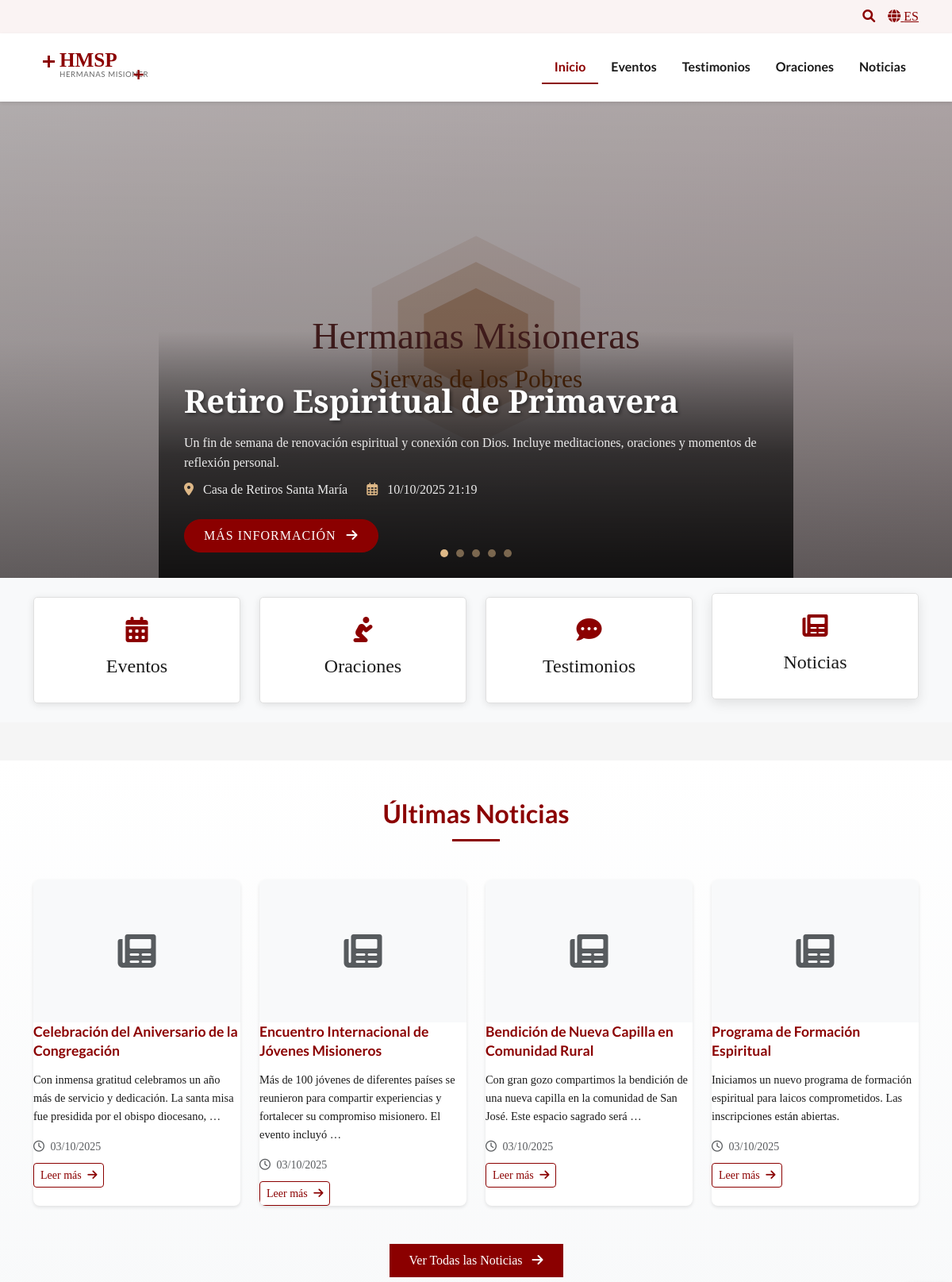
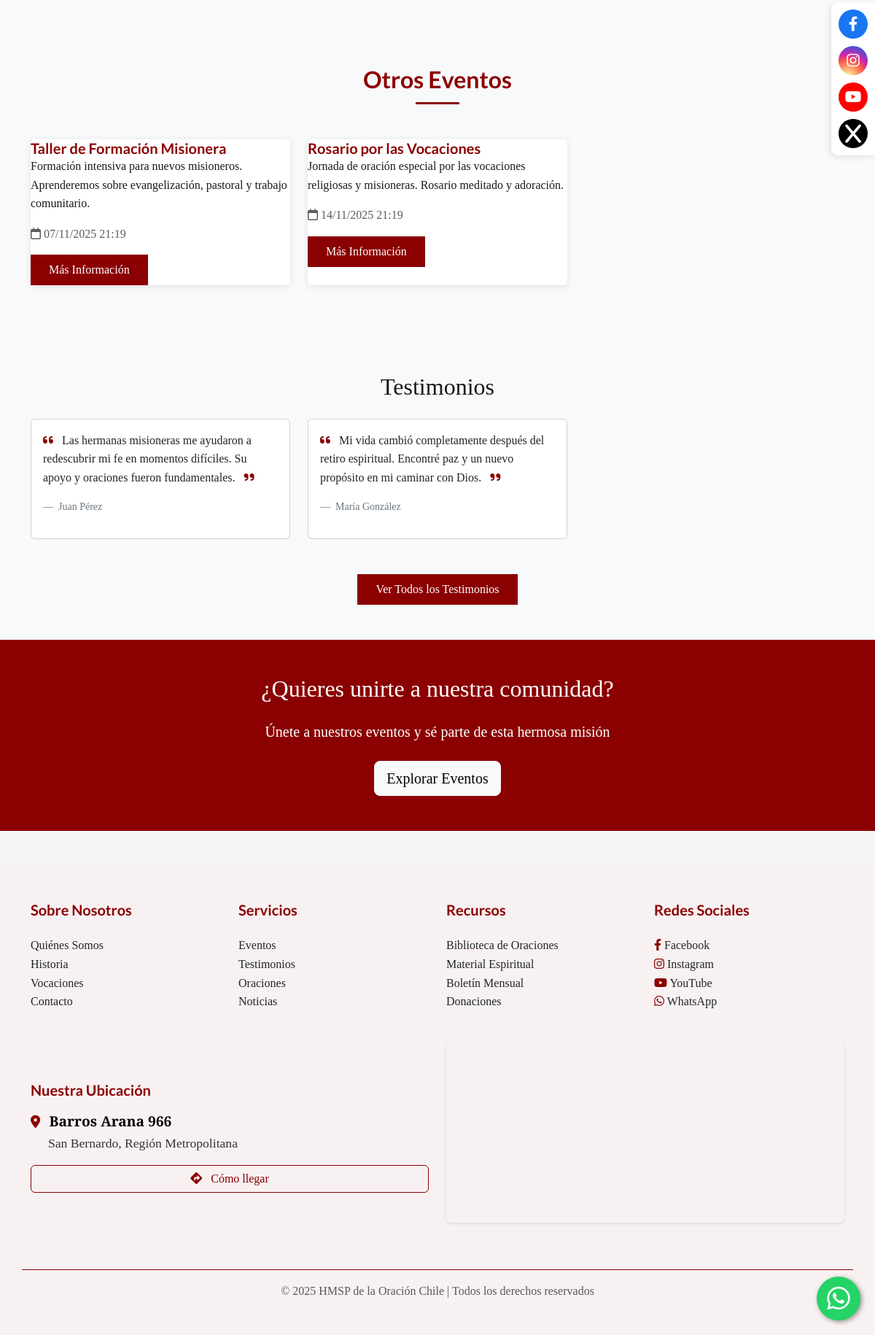
The page / on the database its author committed (2 pictures, top to bottom).
### hmsp/apps/core/models.py (models this page shows, shortened)
class Evento(models.Model):
    TIPO_MULTIMEDIA_CHOICES = [
        ('imagen', 'Imagen'),
        ('video_youtube', 'Video de YouTube'),
        ('video_local', 'Video MP4')
    ]
    titulo = models.CharField(max_length=200)
    slug = models.SlugField(unique=True, blank=True)
    descripcion = models.TextField()
    fecha = models.DateTimeField()
    ubicacion = models.CharField(max_length=200, blank=True)
    tipo_multimedia = models.CharField(max_length=20, choices=TIPO_MULTIMEDIA_CHOICES, default='imagen')
    imagen = models.ImageField(upload_to='eventos/', blank=True, null=True)
    video_youtube_url = models.URLField(blank=True, null=True, help_text='Ingresa la URL del video de YouTube')
    video_local = models.FileField(upload_to='eventos/videos/', blank=True, null=True,
                                help_text='Sube un video en formato MP4',
                                validators=[FileExtensionValidator(allowed_extensions=['mp4'])])
    activo = models.BooleanField(default=True)
    creado = models.DateTimeField(auto_now_add=True)
    modificado = models.DateTimeField(auto_now=True)
    class Meta:
        ordering = ['-fecha']
        verbose_name = 'Evento'
        verbose_name_plural = 'Eventos'

class Noticia(models.Model):
    titulo = models.CharField(max_length=200)
    slug = models.SlugField(unique=True, blank=True)
    contenido = models.TextField()
    imagen = models.ImageField(upload_to='noticias/', blank=True, null=True)
    destacada = models.BooleanField(default=False)
    creado = models.DateTimeField(auto_now_add=True)
    modificado = models.DateTimeField(auto_now=True)
    class Meta:
        ordering = ['-creado']
        verbose_name = 'Noticia'
        verbose_name_plural = 'Noticias'

class Testimonio(models.Model):
    nombre = models.CharField(max_length=100)
    testimonio = models.TextField()
    imagen = models.ImageField(upload_to='testimonios/', blank=True, null=True)
    aprobado = models.BooleanField(default=False)
    creado = models.DateTimeField(auto_now_add=True)
    class Meta:
        ordering = ['-creado']
        verbose_name = 'Testimonio'
        verbose_name_plural = 'Testimonios'

### hmsp/apps/core/views.py (the view)
# urls.py: path('', views.HomeView.as_view(), name='home'),
class HomeView(TemplateView):
    template_name = 'core/home.html'
    def get_context_data(self, **kwargs):
        context = super().get_context_data(**kwargs)
        context['eventos_carrusel'] = Evento.objects.filter(activo=True).order_by('fecha')[:5]
        context['eventos_proximos'] = Evento.objects.filter(activo=True).order_by('fecha')[5:8]
        context['testimonios_recientes'] = Testimonio.objects.filter(aprobado=True)[:3]
        context['noticias_recientes'] = Noticia.objects.all().order_by('-creado')[:4]
        return context

### templates/core/home.html (shortened to what this page needs)
{% extends 'base.html' %}
{% load static %}
{% block extra_css %}
<link href="{% static 'css/carousel-principal.css' %}" rel="stylesheet">
{% endblock %}
{% block content %}
<section class="carousel-principal">
    <div id="carouselEventosPrincipal" class="carousel slide w-100" data-bs-ride="carousel" data-bs-interval="5000" data-bs-pause="hover">
        <div class="carousel-indicators">
            {% for evento in eventos_carrusel %}
            <button type="button" data-bs-target="#carouselEventosPrincipal" data-bs-slide-to="{{ forloop.counter0 }}"
                    {% if forloop.first %}class="active" aria-current="true"{% endif %}
                    aria-label="Slide {{ forloop.counter }}"></button>
            {% endfor %}
        </div>
        <div class="carousel-inner">
            {% for evento in eventos_carrusel %}
            <div class="carousel-item {% if forloop.first %}active{% endif %}">
                <div class="carousel-image-container">
                    {% if evento.imagen %}
                    <img src="{{ evento.imagen.url }}" class="d-block w-100" alt="{{ evento.titulo }}" loading="{% if forloop.first %}eager{% else %}lazy{% endif %}">
                    {% else %}
                    <img src="{% static 'img/defaults/event-default.svg' %}" class="d-block w-100" alt="Evento HMSP" loading="{% if forloop.first %}eager{% else %}lazy{% endif %}">
                    {% endif %}
                </div>
                <div class="carousel-caption">
                    <h2>{{ evento.titulo }}</h2>
                    <p>{{ evento.descripcion|truncatewords:30 }}</p>
                    <div class="evento-info">
                        <div class="me-4">
                            <i class="fas fa-map-marker-alt"></i>
                            <span>{{ evento.ubicacion }}</span>
                        </div>
                        <div>
                            <i class="far fa-calendar-alt"></i>
                            <span>{{ evento.fecha|date:"d/m/Y H:i" }}</span>
                        </div>
                    </div>
                    <a href="{% url 'core:evento_detalle' evento.slug %}" class="btn btn-primary">
                        Más Información <i class="fas fa-arrow-right ms-2"></i>
                    </a>
                </div>
            </div>
            {% endfor %}
        </div>
    </div>
</section>
<section class="quick-links py-4 mb-5 bg-light">
    <div class="container">
        <div class="row g-4">
            <div class="col-md-3">
                <div class="content-card text-center p-4">
                    <i class="fas fa-calendar-alt fa-2x text-primary mb-3"></i>
                    <h4>Eventos</h4>
                </div>
            </div>
            <div class="col-md-3">
                <div class="content-card text-center p-4">
                    <i class="fas fa-pray fa-2x text-primary mb-3"></i>
                    <h4>Oraciones</h4>
                </div>
            </div>
            <div class="col-md-3">
                <div class="content-card text-center p-4">
                    <i class="fas fa-comment-dots fa-2x text-primary mb-3"></i>
                    <h4>Testimonios</h4>
                </div>
            </div>
            <div class="col-md-3">
                <div class="content-card text-center p-4">
                    <i class="fas fa-newspaper fa-2x text-primary mb-3"></i>
                    <h4>Noticias</h4>
                </div>
            </div>
        </div>
    </div>
</section>
<section class="noticias-recientes py-5">
    <div class="container">
        <h2 class="section-title text-center mb-5">Últimas Noticias</h2>
        <div class="row">
            {% for noticia in noticias_recientes %}
            <div class="col-md-3 mb-4">
                <div class="content-card h-100">
                    {% if noticia.imagen %}
                    <img src="{{ noticia.imagen.url }}" class="card-img-top" alt="{{ noticia.titulo }}"
                         style="height: 180px; object-fit: cover;">
                    {% else %}
                    <div class="bg-light d-flex align-items-center justify-content-center" style="height: 180px;">
                        <i class="fas fa-newspaper fa-3x text-muted"></i>
                    </div>
                    {% endif %}
                    <div class="card-body d-flex flex-column">
                        <h5 class="card-title">{{ noticia.titulo }}</h5>
                        <p class="card-text flex-grow-1">{{ noticia.contenido|truncatewords:20 }}</p>
                        <div class="mt-auto">
                            <p class="text-muted small mb-2">
                                <i class="far fa-clock me-1"></i> {{ noticia.creado|date:"d/m/Y" }}
                            </p>
                            <a href="{% url 'core:noticia_detalle' noticia.slug %}" class="btn btn-outline-primary btn-sm">
                                Leer más <i class="fas fa-arrow-right ms-1"></i>
                            </a>
                        </div>
                    </div>
                </div>
            </div>
            {% endfor %}
        </div>
        <div class="text-center mt-4">
            <a href="{% url 'core:noticias' %}" class="btn btn-primary">
                Ver Todas las Noticias <i class="fas fa-arrow-right ms-2"></i>
            </a>
        </div>
    </div>
</section>
<section class="eventos-section py-5 bg-light">
    <div class="container">
        <h2 class="section-title text-center mb-5">Otros Eventos</h2>
        <div class="row">
            {% for evento in eventos_proximos %}
            <div class="col-md-4 mb-4">
                <div class="content-card h-100">
                    <div class="card-body">
                        <h5 class="card-title">{{ evento.titulo }}</h5>
                        <p class="card-text">{{ evento.descripcion|truncatewords:30 }}</p>
                        <p class="text-muted">
                            <i class="far fa-calendar"></i> {{ evento.fecha|date:"d/m/Y H:i" }}
                        </p>
                        <a href="{% url 'core:evento_detalle' evento.slug %}" class="btn btn-primary">Más Información</a>
                    </div>
                </div>
            </div>
            {% empty %}
            <div class="col-12">
                <p class="text-center">No hay más eventos programados.</p>
            </div>
            {% endfor %}
        </div>
    </div>
</section>
<section class="py-5 bg-light">
    <div class="container">
        <h2 class="text-center mb-4">Testimonios</h2>
        <div class="row">
            {% for testimonio in testimonios_recientes %}
            <div class="col-md-4 mb-4">
                <div class="card h-100">
                    <div class="card-body">
                        <p class="card-text font-italic">
                            <i class="fas fa-quote-left text-primary me-2"></i>
                            {{ testimonio.testimonio|truncatewords:50 }}
                            <i class="fas fa-quote-right text-primary ms-2"></i>
                        </p>
                        <footer class="blockquote-footer mt-3">
                            {{ testimonio.nombre }}
                        </footer>
                    </div>
                </div>
            </div>
            {% empty %}
            <div class="col-12">
                <p class="text-center">Aún no hay testimonios para mostrar.</p>
            </div>
            {% endfor %}
        </div>
        <div class="text-center mt-4">
            <a href="{% url 'core:testimonios' %}" class="btn btn-primary">Ver Todos los Testimonios</a>
        </div>
    </div>
</section>
<section class="py-5 bg-primary text-white text-center">
    <div class="container">
        <h2 class="mb-4">¿Quieres unirte a nuestra comunidad?</h2>
        <p class="lead mb-4">Únete a nuestros eventos y sé parte de esta hermosa misión</p>
        <a href="{% url 'core:eventos' %}" class="btn btn-light btn-lg">Explorar Eventos</a>
    </div>
</section>
{% endblock %}

### rows shown on the page
Evento: titulo "Retiro Espiritual de Primavera", descripcion "Un fin de semana de renovación espiritual y conexión con Dios. Incluye meditaciones, oraciones y momentos de reflexión personal.", ubicacion "Casa de Retiros Santa María", fecha "10/10/2025 21:19"
Noticia: titulo "Celebración del Aniversario de la Congregación", contenido "Con inmensa gratitud celebramos un año más de servicio y dedicación. La santa misa fue presidida por el obispo diocesano, …", creado "03/10/2025"
Noticia: titulo "Encuentro Internacional de Jóvenes Misioneros", contenido "Más de 100 jóvenes de diferentes países se reunieron para compartir experiencias y fortalecer su compromiso misionero. El evento incluyó …", creado "03/10/2025"
Noticia: titulo "Bendición de Nueva Capilla en Comunidad Rural", contenido "Con gran gozo compartimos la bendición de una nueva capilla en la comunidad de San José. Este espacio sagrado será …", creado "03/10/2025"
Noticia: titulo "Programa de Formación Espiritual", contenido "Iniciamos un nuevo programa de formación espiritual para laicos comprometidos. Las inscripciones están abiertas.", creado "03/10/2025"
Evento: titulo "Taller de Formación Misionera", descripcion "Formación intensiva para nuevos misioneros. Aprenderemos sobre evangelización, pastoral y trabajo comunitario.", fecha "07/11/2025 21:19"
Evento: titulo "Rosario por las Vocaciones", descripcion "Jornada de oración especial por las vocaciones religiosas y misioneras. Rosario meditado y adoración.", fecha "14/11/2025 21:19"
Testimonio: testimonio "Las hermanas misioneras me ayudaron a redescubrir mi fe en momentos difíciles. Su apoyo y oraciones fueron fundamentales.", nombre "Juan Pérez"
Testimonio: testimonio "Mi vida cambió completamente después del retiro espiritual. Encontré paz y un nuevo propósito en mi caminar con Dios.", nombre "María González"
